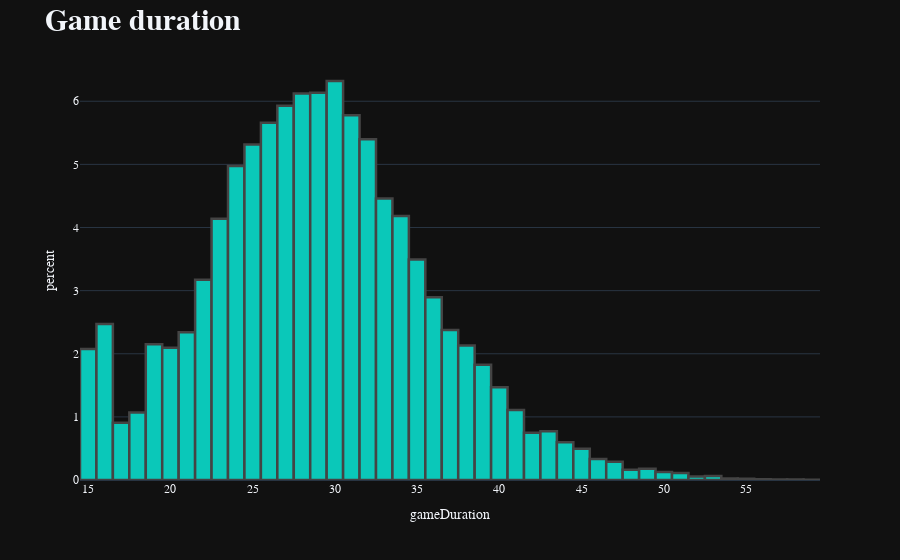

The notebook cell saved with this chart:
### Code cell
fig = px.histogram(df_matches, x = 'gameDuration',
                    histnorm='percent',
                    template = 'plotly_dark',
                   )

fig.update_layout(title='<b>Game duration<b>', 
                  font_family="Spiegel",
                  titlefont={'size': 30},
                  
                  )

colors = ['#0AC8B9']*45


fig.update_traces(marker_color=colors, marker_line_color=None,
                  marker_line_width=2.5, opacity=None)

fig.show()

print('The average duration is:', (df_matches['gameDuration'].sum()/len(df_matches)).round(2))

### Figure 1 — Plotly figure (JSON) as saved in the notebook; plotly's stock layout.template omitted (floating-point values rounded to 4 significant figures; data arrays with more than 128 entries replaced by an {"elided": "..."} marker saying what was removed)
{"data": [{"alignmentgroup": "True", "bingroup": "x", "histnorm": "percent", "hovertemplate": "gameDuration=%{x}<br>percent=%{y}<extra></extra>", "legendgroup": "", "marker": {"color": ["#0AC8B9", "#0AC8B9", "#0AC8B9", "#0AC8B9", "#0AC8B9", "#0AC8B9", "#0AC8B9", "#0AC8B9", "#0AC8B9", "#0AC8B9", "#0AC8B9", "#0AC8B9", "#0AC8B9", "#0AC8B9", "#0AC8B9", "#0AC8B9", "#0AC8B9", "#0AC8B9", "#0AC8B9", "#0AC8B9", "#0AC8B9", "#0AC8B9", "#0AC8B9", "#0AC8B9", "#0AC8B9", "#0AC8B9", "#0AC8B9", "#0AC8B9", "#0AC8B9", "#0AC8B9", "#0AC8B9", "#0AC8B9", "#0AC8B9", "#0AC8B9", "#0AC8B9", "#0AC8B9", "#0AC8B9", "#0AC8B9", "#0AC8B9", "#0AC8B9", "#0AC8B9", "#0AC8B9", "#0AC8B9", "#0AC8B9", "#0AC8B9"], "line": {"width": 2.5}, "pattern": {"shape": ""}}, "name": "", "offsetgroup": "", "orientation": "v", "showlegend": false, "type": "histogram", "x": {"elided": "25376 int values"}, "xaxis": "x", "yaxis": "y"}], "layout": {"barmode": "relative", "font": {"family": "Spiegel"}, "legend": {"tracegroupgap": 0}, "margin": {"t": 60}, "title": {"font": {"size": 30}, "text": "<b>Game duration<b>"}, "xaxis": {"anchor": "y", "domain": [0, 1], "title": {"text": "gameDuration"}}, "yaxis": {"anchor": "x", "domain": [0, 1], "title": {"text": "percent"}}}}
